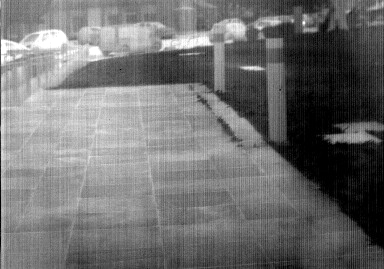
//> input picture testDemo/1D-GF-MatLab/images/input_2.png, 384 x 269 px
$ ./main   (built with g++ and OpenCV 4)
//> lines starting //> are read from the running program, lines starting //| are printed output that depends on the picture
### testDemo/guided_filter.hpp
#pragma once

#include <opencv2/opencv.hpp>
#include <chrono>

/**
 * @brief 1D导向滤波图像去噪库
 *
 * 该头文件定义了1D导向滤波算法的接口函数，
 * 包括盒式滤波和导向滤波的实现。
 */

namespace gf {

// 性能统计结构体
struct PerformanceStats {
    double total_time = 0.0;           // 总处理时间
    double row_filter_time = 0.0;      // 行方向滤波时间
    double col_filter_time = 0.0;      // 列方向滤波时间
    double preprocessing_time = 0.0;   // 预处理时间
    double postprocessing_time = 0.0;  // 后处理时间
    int row_filter_calls = 0;          // 行滤波调用次数
    int col_filter_calls = 0;          // 列滤波调用次数
    int image_width = 0;               // 图像宽度
    int image_height = 0;              // 图像高度

    // 打印性能报告
    void printReport() const;
    // 获取性能建议
    void printOptimizationSuggestions() const;
};

/**
 * 行方向盒式滤波器 - 使用累积和实现O(1)时间复杂度
 * @param imSrc 输入图像
 * @param w 滤波半径
 * @return 滤波后的图像
 */
cv::Mat rowBoxFilter(const cv::Mat& imSrc, int w);

/**
 * 列方向盒式滤波器 - 使用累积和实现O(1)时间复杂度
 * @param imSrc 输入图像
 * @param h 滤波半径
 * @return 滤波后的图像
 */
cv::Mat columnBoxFilter(const cv::Mat& imSrc, int h);

/**
 * 行方向导向滤波器
 * @param I 引导图像
 * @param p 输入图像
 * @param r 滤波半径
 * @param eps 正则化参数，防止除零
 * @return 滤波后的图像
 */
cv::Mat rowGuidedFilter(const cv::Mat& I, const cv::Mat& p, int r, double eps);

/**
 * 列方向导向滤波器
 * @param I 引导图像
 * @param p 输入图像
 * @param r 滤波半径
 * @param eps 正则化参数，防止除零
 * @return 滤波后的图像
 */
cv::Mat columnGuidedFilter(const cv::Mat& I, const cv::Mat& p, int r, double eps);

/**
 * 1D导向滤波图像去噪主函数 (带性能统计)
 * @param input 输入灰度图像 (CV_64F, 0-1范围)
 * @param stats 性能统计结构体 (输出)
 * @param row_radius 行方向滤波半径 (默认4)
 * @param row_eps 行方向正则化参数 (默认0.16)
 * @param col_eps 列方向正则化参数 (默认0.04)
 * @return 去噪后的图像 (CV_64F, 0-1范围)
 */
cv::Mat denoise1DGuidedFilter(const cv::Mat& input, PerformanceStats& stats,
                             int row_radius = 4, double row_eps = 0.16, double col_eps = 0.04);

/**
 * 1D导向滤波图像去噪主函数 (简化版本)
 * @param input 输入灰度图像 (CV_64F, 0-1范围)
 * @param row_radius 行方向滤波半径 (默认4)
 * @param row_eps 行方向正则化参数 (默认0.16)
 * @param col_eps 列方向正则化参数 (默认0.04)
 * @return 去噪后的图像 (CV_64F, 0-1范围)
 */
cv::Mat denoise1DGuidedFilter(const cv::Mat& input,
                             int row_radius = 4,
                             double row_eps = 0.16,
                             double col_eps = 0.04);

} // namespace gf

### testDemo/guided_filter.cpp
#include "guided_filter.hpp"
#include <opencv2/opencv.hpp>
#include <iostream>
#include <iomanip>

using namespace cv;
using namespace std;

namespace gf {

// 性能统计实现
void PerformanceStats::printReport() const {
    cout << "\n" << string(60, '=') << endl;
    cout << "🎯 性能分析报告" << endl;
    cout << string(60, '=') << endl;

    cout << fixed << setprecision(4);
    cout << "📊 基本信息:" << endl;
    cout << "   图像尺寸: " << image_width << "×" << image_height << endl;
    cout << "   总处理时间: " << total_time << " 秒" << endl;
    cout << "   行滤波调用: " << row_filter_calls << " 次" << endl;
    cout << "   列滤波调用: " << col_filter_calls << " 次" << endl;

    cout << "\n⏱️  时间分布:" << endl;
    cout << "   预处理时间: " << preprocessing_time << " 秒 (" << (preprocessing_time/total_time*100) << "%)" << endl;
    cout << "   行方向滤波: " << row_filter_time << " 秒 (" << (row_filter_time/total_time*100) << "%)" << endl;
    cout << "   列方向滤波: " << col_filter_time << " 秒 (" << (col_filter_time/total_time*100) << "%)" << endl;
    cout << "   后处理时间: " << postprocessing_time << " 秒 (" << (postprocessing_time/total_time*100) << "%)" << endl;

    if (row_filter_calls > 0) {
        cout << "\n📈 平均性能:" << endl;
        cout << "   单次行滤波: " << (row_filter_time/row_filter_calls*1000) << " ms" << endl;
        cout << "   单次列滤波: " << (col_filter_time/col_filter_calls*1000) << " ms" << endl;
    }

    cout << string(60, '=') << endl;
}

void PerformanceStats::printOptimizationSuggestions() const {
    cout << "\n💡 优化建议:" << endl;

    // 分析时间分布
    double row_percentage = row_filter_time / total_time * 100;
    double col_percentage = col_filter_time / total_time * 100;

    if (row_percentage > 60 || col_percentage > 60) {
        cout << "⚡ 主要瓶颈: ";
        if (row_percentage > col_percentage) {
            cout << "行方向滤波 (占用 " << row_percentage << "% 的时间)" << endl;
            cout << "   建议: 考虑使用SIMD指令优化盒式滤波" << endl;
            cout << "   建议: 探索并行处理多行数据" << endl;
        } else {
            cout << "列方向滤波 (占用 " << col_percentage << "% 的时间)" << endl;
            cout << "   建议: 优化内存访问模式" << endl;
            cout << "   建议: 考虑OpenMP并行化" << endl;
        }
    }

    // 基于图像尺寸的建议
    if (image_width * image_height > 1000000) { // > 1M像素
        cout << "📏 大图像优化:" << endl;
        cout << "   建议: 分块处理以减少内存占用" << endl;
        cout << "   建议: 使用更高效的数据类型 (float vs double)" << endl;
    }

    // 函数调用频率分析
    if (row_filter_calls > image_height * 0.8) {
        cout << "🔄 循环优化:" << endl;
        cout << "   建议: 减少不必要的矩阵克隆操作" << endl;
        cout << "   建议: 优化内存分配策略" << endl;
    }

    cout << string(60, '=') << endl;
}

/**
 * 行方向盒式滤波器 - 使用累积和实现O(1)时间复杂度
 * @param imSrc 输入图像
 * @param w 滤波半径
 * @return 滤波后的图像
 */
Mat rowBoxFilter(const Mat& imSrc, int w) {
    int hei = imSrc.rows;  // 图像高度
    int wid = imSrc.cols;  // 图像宽度
    Mat imDst = Mat::zeros(hei, wid, CV_64F);

    // 沿X轴（列方向）计算累积和
    Mat imCum = Mat::zeros(hei, wid, CV_64F);
    imSrc.col(0).copyTo(imCum.col(0));
    for (int j = 1; j < wid; j++) {
        imCum.col(j) = imCum.col(j - 1) + imSrc.col(j);
    }

    // 左边部分: 0 到 w
    for (int j = 0; j <= w; j++) {
        imCum.col(w + j).copyTo(imDst.col(j));
    }

    // 中间部分: w+1 到 wid-w-1
    for (int j = w + 1; j < wid - w; j++) {
        imDst.col(j) = imCum.col(j + w) - imCum.col(j - w - 1);
    }

    // 右边部分: wid-w 到 wid-1
    for (int j = wid - w; j < wid; j++) {
        imDst.col(j) = imCum.col(wid - 1) - imCum.col(j - w - 1);
    }

    return imDst;
}

/**
 * 列方向盒式滤波器 - 使用累积和实现O(1)时间复杂度
 * @param imSrc 输入图像
 * @param h 滤波半径
 * @return 滤波后的图像
 */
Mat columnBoxFilter(const Mat& imSrc, int h) {
    int hei = imSrc.rows;  // 图像高度
    int wid = imSrc.cols;  // 图像宽度
    Mat imDst = Mat::zeros(hei, wid, CV_64F);

    // 沿Y轴（行方向）计算累积和
    Mat imCum = Mat::zeros(hei, wid, CV_64F);
    imSrc.row(0).copyTo(imCum.row(0));
    for (int i = 1; i < hei; i++) {
        imCum.row(i) = imCum.row(i - 1) + imSrc.row(i);
    }

    // 顶部部分: 0 到 h
    for (int i = 0; i <= h; i++) {
        imCum.row(h + i).copyTo(imDst.row(i));
    }

    // 中间部分: h+1 到 hei-h-1
    for (int i = h + 1; i < hei - h; i++) {
        imDst.row(i) = imCum.row(i + h) - imCum.row(i - h - 1);
    }

    // 底部部分: hei-h 到 hei-1
    for (int i = hei - h; i < hei; i++) {
        imDst.row(i) = imCum.row(hei - 1) - imCum.row(i - h - 1);
    }

    return imDst;
}

/**
 * 行方向导向滤波器
 * @param I 引导图像
 * @param p 输入图像
 * @param r 滤波半径
 * @param eps 正则化参数，防止除零
 * @return 滤波后的图像
 */
Mat rowGuidedFilter(const Mat& I, const Mat& p, int r, double eps) {
    int hei = I.rows;
    int wid = I.cols;

    // 计算每个局部窗口的像素数量
    Mat ones_mat = Mat::ones(hei, wid, CV_64F);
    Mat N = rowBoxFilter(ones_mat, r);

    // 计算均值
    Mat mean_I, mean_p, mean_Ip, cov_Ip;
    divide(rowBoxFilter(I, r), N, mean_I);      // I的均值
    divide(rowBoxFilter(p, r), N, mean_p);      // p的均值
    divide(rowBoxFilter(I.mul(p), r), N, mean_Ip);  // I*p的均值
    cov_Ip = mean_Ip - mean_I.mul(mean_p);      // I和p的协方差

    // 计算I的方差
    Mat mean_II, var_I;
    divide(rowBoxFilter(I.mul(I), r), N, mean_II);  // I*I的均值
    var_I = mean_II - mean_I.mul(mean_I);           // I的方差

    // 计算线性系数a和b（论文公式5和6）
    Mat a, b;
    divide(cov_Ip, var_I + eps, a);  // a = cov_Ip / (var_I + eps)
    b = mean_p - a.mul(mean_I);      // b = mean_p - a * mean_I

    // 计算a和b的均值
    Mat mean_a, mean_b;
    divide(rowBoxFilter(a, r), N, mean_a);
    divide(rowBoxFilter(b, r), N, mean_b);

    // 输出图像（论文公式8）
    Mat q = mean_a.mul(I) + mean_b;
    return q;
}

/**
 * 列方向导向滤波器
 * @param I 引导图像
 * @param p 输入图像
 * @param r 滤波半径
 * @param eps 正则化参数，防止除零
 * @return 滤波后的图像
 */
Mat columnGuidedFilter(const Mat& I, const Mat& p, int r, double eps) {
    int hei = I.rows;
    int wid = I.cols;

    // 计算每个局部窗口的像素数量
    Mat ones_mat = Mat::ones(hei, wid, CV_64F);
    Mat N = columnBoxFilter(ones_mat, r);

    // 计算均值
    Mat mean_I, mean_p, mean_Ip, cov_Ip;
    divide(columnBoxFilter(I, r), N, mean_I);      // I的均值
    divide(columnBoxFilter(p, r), N, mean_p);      // p的均值
    divide(columnBoxFilter(I.mul(p), r), N, mean_Ip);  // I*p的均值
    cov_Ip = mean_Ip - mean_I.mul(mean_p);         // I和p的协方差

    // 计算I的方差
    Mat mean_II, var_I;
    divide(columnBoxFilter(I.mul(I), r), N, mean_II);  // I*I的均值
    var_I = mean_II - mean_I.mul(mean_I);              // I的方差

    // 计算线性系数a和b（论文公式5和6）
    Mat a, b;
    divide(cov_Ip, var_I + eps, a);  // a = cov_Ip / (var_I + eps)
    b = mean_p - a.mul(mean_I);      // b = mean_p - a * mean_I

    // 计算a和b的均值
    Mat mean_a, mean_b;
    divide(columnBoxFilter(a, r), N, mean_a);
    divide(columnBoxFilter(b, r), N, mean_b);

    // 输出图像（论文公式8）
    Mat q = mean_a.mul(I) + mean_b;
    return q;
}

/**
 * 1D导向滤波图像去噪主函数 (带性能统计)
 * @param input 输入灰度图像 (CV_64F, 0-1范围)
 * @param stats 性能统计结构体 (输出)
 * @param row_radius 行方向滤波半径 (默认4)
 * @param row_eps 行方向正则化参数 (默认0.16)
 * @param col_eps 列方向正则化参数 (默认0.04)
 * @return 去噪后的图像 (CV_64F, 0-1范围)
 */
Mat denoise1DGuidedFilter(const Mat& input, PerformanceStats& stats,
                         int row_radius, double row_eps, double col_eps) {
    auto total_start = chrono::high_resolution_clock::now();

    int rows = input.rows;
    int cols = input.cols;

    // 初始化统计信息
    stats.image_width = cols;
    stats.image_height = rows;
    stats.row_filter_calls = rows;
    stats.col_filter_calls = cols;

    // 预处理计时开始
    auto preprocess_start = chrono::high_resolution_clock::now();

    // 第一步：1D行方向导向滤波
    // 对于384*288分辨率的图像，r=4，即窗口大小w=9=2*r+1
    Mat smooth = Mat::zeros(rows, cols, CV_64F);

    auto preprocess_end = chrono::high_resolution_clock::now();
    stats.preprocessing_time = chrono::duration<double>(preprocess_end - preprocess_start).count();

    // 行滤波计时开始
    auto row_filter_start = chrono::high_resolution_clock::now();

    for (int i = 0; i < rows; i++) {
        Mat row_i = input.row(i).clone();
        Mat result = rowGuidedFilter(row_i, row_i, row_radius, row_eps);
        result.copyTo(smooth.row(i));
    }

    auto row_filter_end = chrono::high_resolution_clock::now();
    stats.row_filter_time = chrono::duration<double>(row_filter_end - row_filter_start).count();

    // 计算高频部分
    Mat highpart = input - smooth;

    // 第二步：1D列方向导向滤波
    Mat strip = Mat::zeros(rows, cols, CV_64F);
    int r_col = cvRound(0.5 * (rows * 0.25 - 1));  // 计算列方向滤波半径

    auto col_filter_start = chrono::high_resolution_clock::now();

    for (int j = 0; j < cols; j++) {
        Mat smooth_col = smooth.col(j).clone();
        Mat highpart_col = highpart.col(j).clone();
        Mat result = columnGuidedFilter(smooth_col, highpart_col, r_col, col_eps);
        result.copyTo(strip.col(j));
    }

    auto col_filter_end = chrono::high_resolution_clock::now();
    stats.col_filter_time = chrono::duration<double>(col_filter_end - col_filter_start).count();

    // 后处理计时开始
    auto postprocess_start = chrono::high_resolution_clock::now();

    // 计算去噪后的图像
    Mat im_output = input - strip;   // 去噪后的图像

    auto postprocess_end = chrono::high_resolution_clock::now();
    stats.postprocessing_time = chrono::duration<double>(postprocess_end - postprocess_start).count();

    auto total_end = chrono::high_resolution_clock::now();
    stats.total_time = chrono::duration<double>(total_end - total_start).count();

    return im_output;
}

/**
 * 1D导向滤波图像去噪主函数 (简化版本)
 * @param input 输入灰度图像 (CV_64F, 0-1范围)
 * @param row_radius 行方向滤波半径 (默认4)
 * @param row_eps 行方向正则化参数 (默认0.16)
 * @param col_eps 列方向正则化参数 (默认0.04)
 * @return 去噪后的图像 (CV_64F, 0-1范围)
 */
// [7 lines left out: function denoise1DGuidedFilter, not called in this run]

} // namespace gf

### testDemo/main.cpp
#include "guided_filter.hpp"
#include <opencv2/opencv.hpp>
#include <iostream>
#include <chrono> //用来处理时间的标准库

using namespace cv;
using namespace std;

/**
 * Email:imagevisioner@outlook.com
 */


/**
 * 主函数 - 1D导向滤波图像去噪程序 (带性能分析)
 */
int main(int argc, char** argv) {
    // 默认图像路径
    string imagePath = "1D-GF-MatLab/images/input_2.png";
    if (argc > 1) {
        imagePath = argv[1];
    }

    cout << "🚀 1D导向滤波图像去噪程序" << endl;
    cout << "📁 输入图像: " << imagePath << endl;
    cout << string(60, '-') << endl;

    // 读取灰度图像
    Mat im_input = imread(imagePath, IMREAD_GRAYSCALE);
//> im_input is the input picture: 269 rows x 384 cols, CV_8UC1; min 0, max 255, mean 112.4
    if (im_input.empty()) {
        cerr << "❌ 错误: 无法加载图像 " << imagePath << endl;
        return -1;
    }

    cout << "✅ 图像加载成功: " << im_input.cols << "×" << im_input.rows << " (灰度)" << endl;
//| ✅ 图像加载成功: 384×269 (灰度)

    // 转换为double类型并归一化到[0,1]
    Mat im_double;
    im_input.convertTo(im_double, CV_64F, 1.0 / 255.0);

    // 创建性能统计对象
    gf::PerformanceStats stats;

    // 执行去噪处理
    cout << "🔄 开始去噪处理..." << endl;
    Mat im_output = gf::denoise1DGuidedFilter(im_double, stats);
//> after the loop in denoise1DGuidedFilter, `for (int i = 0; i < rows; i++)`:
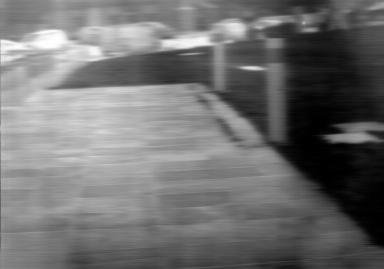
//> smooth: 269 rows x 384 cols, CV_64FC1; min 0, max 1, mean 0.441
//> in denoise1DGuidedFilter, `Mat highpart = input - smooth;`:
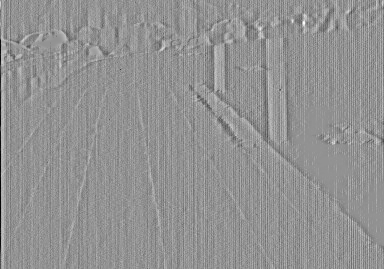
//> highpart: 269 rows x 384 cols, CV_64FC1; min -0.424, max 0.312, mean -0.00023; drawn with min black and max white
//> after the loop in denoise1DGuidedFilter, `for (int j = 0; j < cols; j++)`:
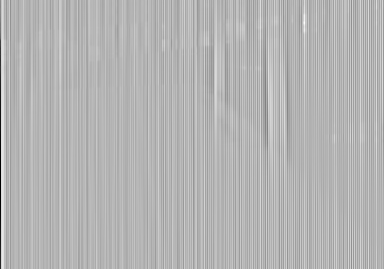
//> strip: 269 rows x 384 cols, CV_64FC1; min -0.391, max 0.16, mean -0.000253; drawn with min black and max white

    // 显示详细性能报告
    stats.printReport();
//|    图像尺寸: 384×269
//|    行滤波调用: 269 次
//|    列滤波调用: 384 次
    stats.printOptimizationSuggestions();

    // 转换回8位图像用于显示
    Mat output_display;
    im_output.convertTo(output_display, CV_8U, 255.0);

    // 显示结果
    cout << "🖼️  显示结果窗口 (按任意键关闭)..." << endl;
    imshow("去噪结果", output_display);
    waitKey(0);

    // 保存输出图像
    imwrite("output.png", output_display);
    cout << "💾 结果已保存到 output.png" << endl;

    cout << "\n🎉 处理完成!" << endl;
    return 0;
}

$ run again, with testDemo/1D-GF-MatLab/images/input_1.png copied over testDemo/1D-GF-MatLab/images/input_2.png
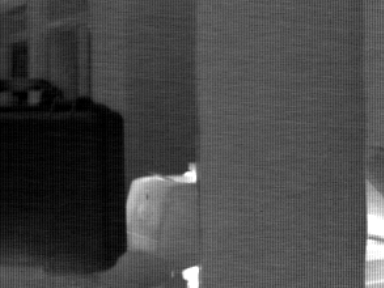
//> input picture testDemo/1D-GF-MatLab/images/input_1.png, 384 x 288 px
//> im_input is the input picture: 288 rows x 384 cols, CV_8UC1; min 0, max 255, mean 69.8
//| ✅ 图像加载成功: 384×288 (灰度)
//> in denoise1DGuidedFilter, `Mat highpart = input - smooth;`:
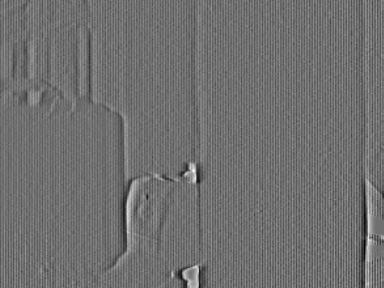
//> highpart: 288 rows x 384 cols, CV_64FC1; min -0.179, max 0.228, mean -2.34e-05; drawn with min black and max white
//> after the loop in denoise1DGuidedFilter, `for (int j = 0; j < cols; j++)`:
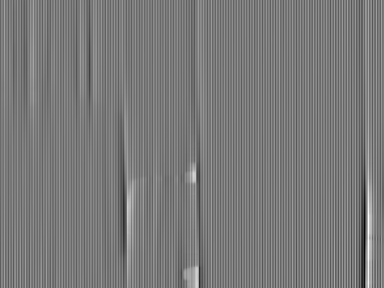
//> strip: 288 rows x 384 cols, CV_64FC1; min -0.135, max 0.147, mean -3.01e-06; drawn with min black and max white
//|    图像尺寸: 384×288
//|    行滤波调用: 288 次
//|    列滤波调用: 384 次

$ run again, with testDemo/1D-GF-MatLab/images/input_3.png copied over testDemo/1D-GF-MatLab/images/input_2.png
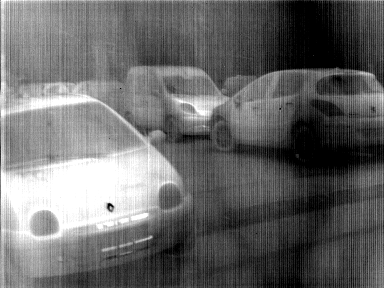
//> input picture testDemo/1D-GF-MatLab/images/input_3.png, 384 x 288 px
//> im_input is the input picture: 288 rows x 384 cols, CV_8UC1; min 0, max 255, mean 104.5
//| ✅ 图像加载成功: 384×288 (灰度)
//> in denoise1DGuidedFilter, `Mat highpart = input - smooth;`:
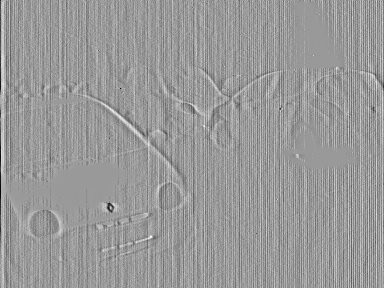
//> highpart: 288 rows x 384 cols, CV_64FC1; min -0.39, max 0.257, mean -5.05e-05; drawn with min black and max white
//> after the loop in denoise1DGuidedFilter, `for (int j = 0; j < cols; j++)`:
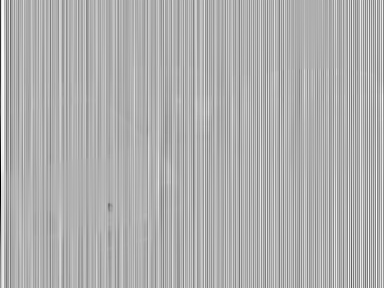
//> strip: 288 rows x 384 cols, CV_64FC1; min -0.29, max 0.13, mean -6.24e-05; drawn with min black and max white
//|    图像尺寸: 384×288
//|    行滤波调用: 288 次
//|    列滤波调用: 384 次

$ run again, with testDemo/1D-GF-MatLab/images/input_4.png copied over testDemo/1D-GF-MatLab/images/input_2.png
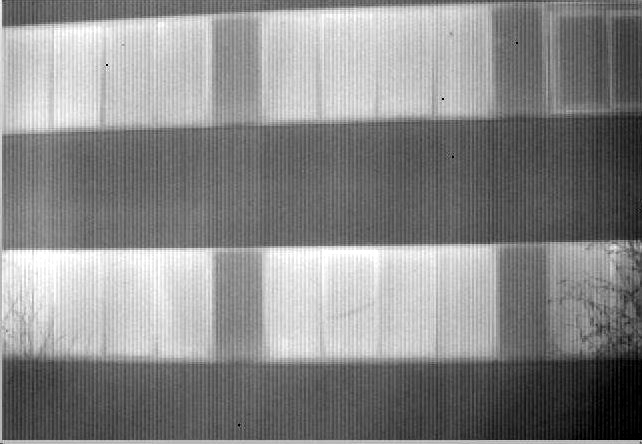
//> input picture testDemo/1D-GF-MatLab/images/input_4.png, 642 x 444 px
//> im_input is the input picture: 444 rows x 642 cols, CV_8UC1; min 0, max 255, mean 135.6
//| ✅ 图像加载成功: 642×444 (灰度)
//> in denoise1DGuidedFilter, `Mat highpart = input - smooth;`:
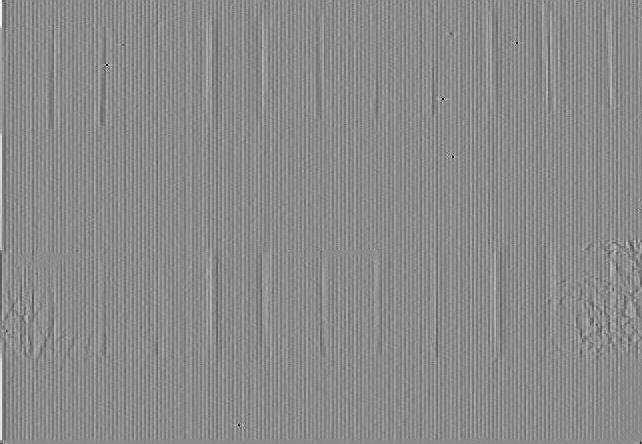
//> highpart: 444 rows x 642 cols, CV_64FC1; min -0.383, max 0.318, mean 0.000132; drawn with min black and max white
//> after the loop in denoise1DGuidedFilter, `for (int j = 0; j < cols; j++)`:
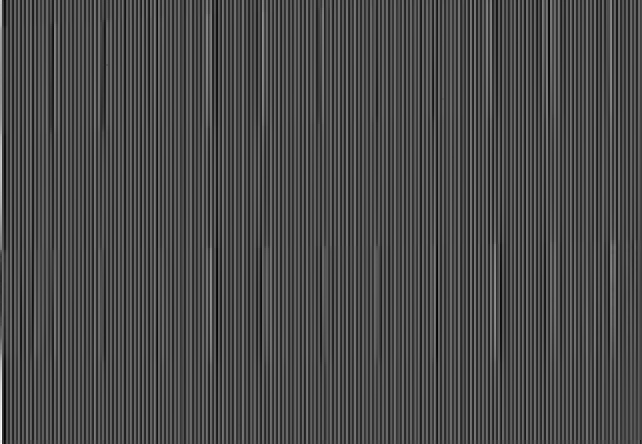
//> strip: 444 rows x 642 cols, CV_64FC1; min -0.0978, max 0.238, mean 0.000125; drawn with min black and max white
//|    图像尺寸: 642×444
//|    行滤波调用: 444 次
//|    列滤波调用: 642 次
